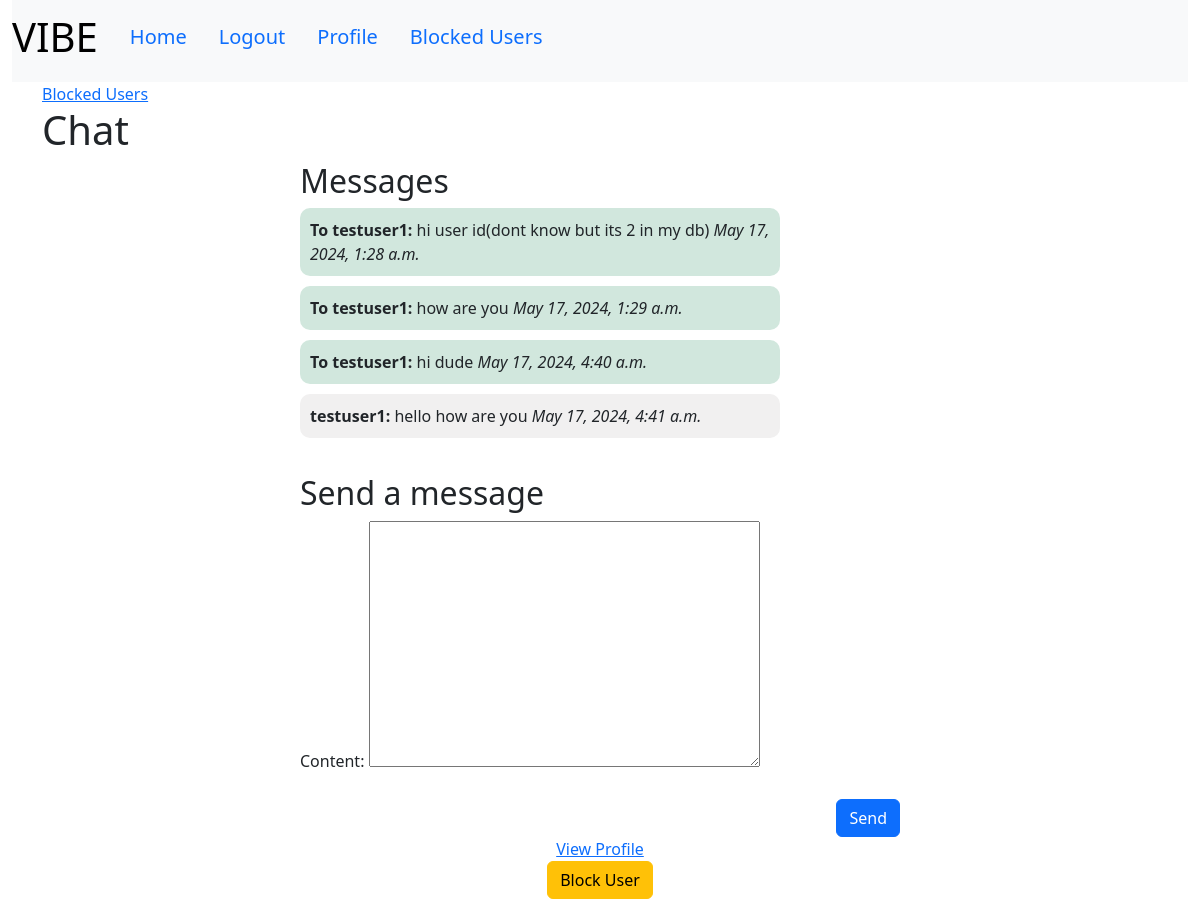
Screenshot of /chat/2/ (signed in) with the database file from the repository.
### vibeapp/models.py (models this page shows, shortened)
class Message(models.Model):
    sender = models.ForeignKey(CustomUser, related_name='sent_messages', on_delete=models.CASCADE)
    receiver = models.ForeignKey(CustomUser, related_name='received_messages', on_delete=models.CASCADE)
    content = models.TextField()
    timestamp = models.DateTimeField(default=timezone.now)

class CustomUser(AbstractUser):
    GENDER_CHOICES = [
        ('M', 'Male'),
        ('F', 'Female'),
        ('O', 'Other'),
    ]
    date_of_birth = models.DateField(null=True, blank=True)
    gender = models.CharField(max_length=1, choices=GENDER_CHOICES, null=True, blank=True)
    class_10_school = models.CharField(max_length=255, null=True, blank=True)
    class_10_passing_year = models.IntegerField(null=True, blank=True)
    class_12_school = models.CharField(max_length=255, null=True, blank=True)
    class_12_passing_year = models.IntegerField(null=True, blank=True)
    college_name = models.CharField(max_length=255, null=True, blank=True)
    expected_graduation_year = models.IntegerField(null=True, blank=True)
    groups = models.ManyToManyField(
        "auth.Group",
        verbose_name="groups",
        blank=True,
        related_name="custom_user_set",
        related_query_name="user",
    )
    user_permissions = models.ManyToManyField(
        "auth.Permission",
        verbose_name="user permissions",
        blank=True,
        related_name="custom_user_set",
        related_query_name="user",
    )

### vibeapp/views.py (the view, shortened to what this page needs)
# urls.py: path('chat/<int:user_id>/', views.chat_with_user, name='chat_with_user'),
@login_required
def chat_with_user(request, user_id):
    receiver = get_object_or_404(CustomUser, pk=user_id)
    if BlockedUser.objects.filter(Q(blocker=request.user, blocked=receiver) | Q(blocker=receiver, blocked=request.user)).exists():
        return redirect('home')
    vibe_match, created = VibeMatch.objects.get_or_create(
        user1=min(request.user, receiver, key=lambda u: u.id),
        user2=max(request.user, receiver, key=lambda u: u.id)
    )
    messages = Message.objects.filter(
        (Q(sender=request.user) & Q(receiver=receiver)) |
        (Q(sender=receiver) & Q(receiver=request.user))
    ).order_by('timestamp')
    if request.method == 'POST' and 'send_message' in request.POST:
        form = MessageForm(request.POST)
        if form.is_valid():
            message = form.save(commit=False)
            message.sender = request.user
            message.receiver = receiver
            message.save()
            return redirect('chat_with_user', user_id=user_id)
    else:
        form = MessageForm()
    return render(request, 'chat.html', {
        'receiver': receiver,
        'messages': messages,
        'form': form,
        'user': request.user,
        'receiver_id': user_id,
        'vibe_match': vibe_match,
        'show_profile': vibe_match.matched
    })

### vibeapp/forms.py
class MessageForm(forms.ModelForm):
    class Meta:
        model = Message
        fields = ['content']

### vibeapp/templates/chat.html (shortened to what this page needs)
{% extends 'home.html' %}
{% block body %}
<div class="container">
    <a href="{% url 'blocked_users_list' %}">Blocked Users</a>
    <h1>Chat</h1>
    <div class="chat-container">
        <div class="messages">
            <h2>Messages</h2>
            <ul>
                {% for message in messages %}
                <li class="{% if message.sender == user %}sent{% else %}received{% endif %}">
                    <div class="message-content">
                        <strong>{% if message.sender == user %}To {{ message.receiver.username }}{% else %}{{ message.sender.username }}{% endif %}:</strong> {{ message.content }}
                        <em>{{ message.timestamp }}</em>
                    </div>
                </li>
                {% endfor %}
            </ul>
        </div>
        <div class="send-message">
            <h2>Send a message</h2>
            <form method="post">
                {{ form.as_p }}
                <button type="submit" name="send_message" class="btn btn-primary">Send</button>
            </form>
        </div>
        <div class="vibe-actions">
            {% if not show_profile %}
              <form method="post">
                {% csrf_token %}
                <button type="submit" name="vibe_action" value="vibe_match" class="btn btn-success">Vibe Match</button>
                <button type="submit" name="vibe_action" value="vibe_not_match" class="btn btn-danger">Vibe Not Match</button>
              </form>
            {% else %}
              <a href="{% url 'view_profile' receiver.id %}">View Profile</a>
            {% endif %}
          </div>
        <div class="block-user">
            <form method="post" action="{% url 'block_user' receiver_id %}">
                <button type="submit" class="btn btn-warning">Block User</button>
            </form>
        </div>
    </div>
</div>
{% endblock %}

### vibeapp/static/styles.css (style rules this page uses)
.chat-container { display: flex; flex-direction: column; align-items: center; }
.messages { width: 100%; max-width: 600px; margin-bottom: 20px; }
.messages ul { list-style-type: none; padding: 0; }
.messages li { margin-bottom: 10px; }
.message-content { padding: 10px; border-radius: 10px; max-width: 80%; word-wrap: break-word; }
.received .message-content { background-color: #f1f0f0; align-self: flex-start; }
.sent .message-content { background-color: #d1e7dd; align-self: flex-end; }
.send-message { width: 100%; max-width: 600px; }
.send-message form { display: flex; flex-direction: column; }
.send-message button { align-self: flex-end; margin-top: 10px; }

### rows the page displays
Message: receiver.username "testuser1", content "hi user id(dont know but its 2 in my db)", timestamp "May 17, 2024, 1:28 a.m."
Message: receiver.username "testuser1", content "how are you", timestamp "May 17, 2024, 1:29 a.m."
Message: receiver.username "testuser1", content "hi dude", timestamp "May 17, 2024, 4:40 a.m."
Message: sender.username "testuser1", content "hello how are you", timestamp "May 17, 2024, 4:41 a.m."
